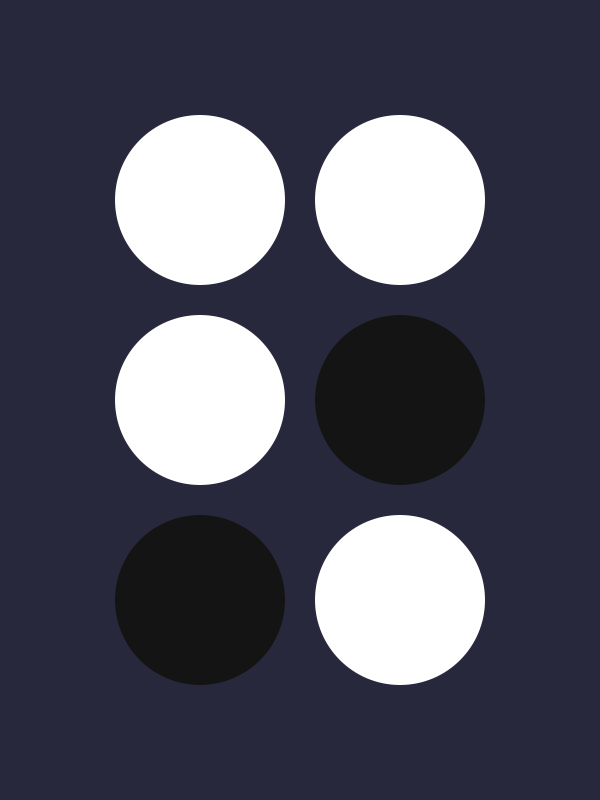
Frame 1 (no input)
Frame 2 (the mouse pressed at the canvas centre, redrawn once): identical to frame 1, image omitted

The Processing sketch that drew this single still picture (run headless with seeded random() and noise(); the mouse was pressed at the canvas centre and the sketch redrawn once):

// Processing sketch: exemple_braille
// ── exemple_braille.pde
// renaud.jean-francois(arobas)uqam(point)ca
// Syntaxe Processing version 3.5.4
// mercredi, 8 septembre 2021


int nbCols = 2, nbRangs = 3;
int tailleCel = 200;
float taillePoint = tailleCel*0.85;
int index;

// L’ordre des valeurs est à lire  de gauche à droite, puis de haut en bas.
int [] listeGris = {255, 255, 255, 20, 20, 255};

void setup() {
  size(600, 800);
  //pixelDensity(displayDensity()); // pour doubler la résolution du rendu avec Retina.
  noStroke();
  noLoop(); // un seul frame, puis on interrompt le draw()
}

void draw() {
  background(40, 40, 60);
  translate(tailleCel, tailleCel);
  for (int j = 0; j < nbRangs; j++) {
    for (int i = 0; i < nbCols; i++) {

      index = (j * nbCols) + i;
      //println(index);

      //fill(map(index, 0, 5, 0, 255));
      fill(listeGris[index]);

      circle(i*tailleCel, j*tailleCel, taillePoint);
    }
  }

  //save("render_01.jpg");
}
